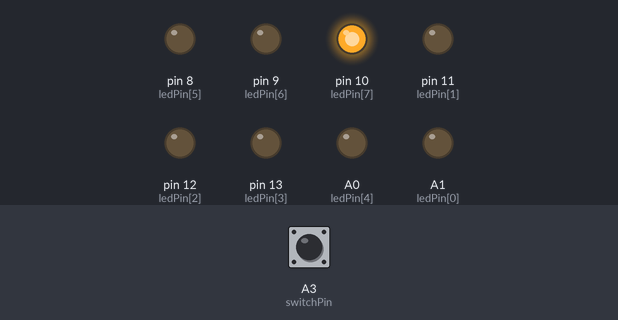
Simulated run of this sketch. Board: Arduino Uno, built with avr-gcc and run on an emulated ATmega328P. Shown: output pins drawn as LEDs (lit = HIGH). The inputs (shaded band) are chosen by the test bench; at power-on: A3 (switchPin) HIGH.

Above: at 0.05 s.
At 0.35 s:
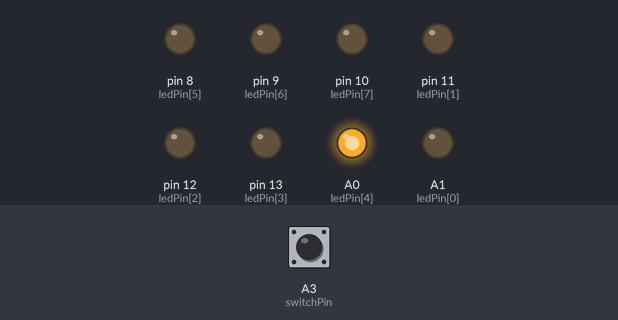
At 0.75 s:
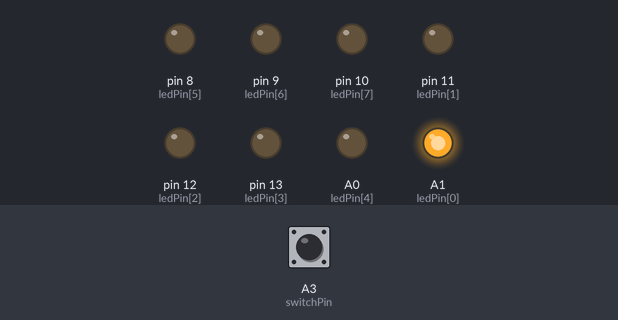
At 1.45 s:
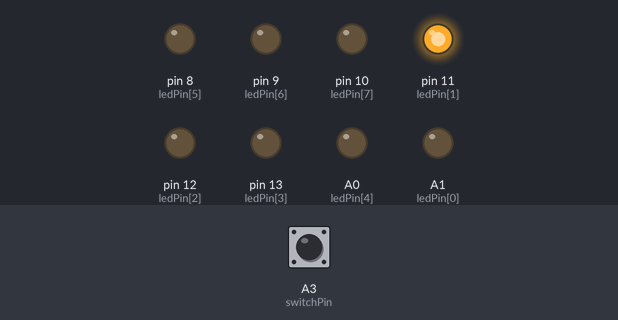
At 2.15 s:
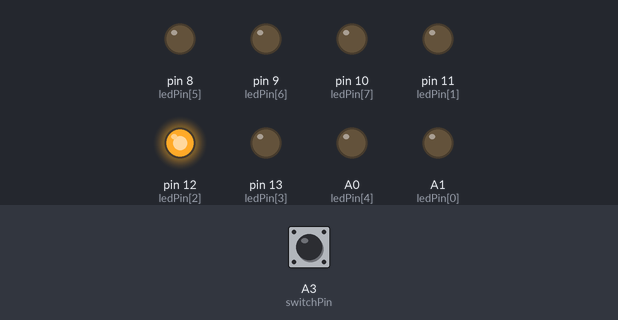
At 2.85 s:
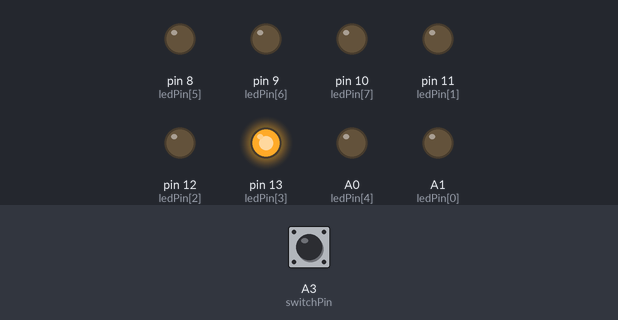
Timing chart, 0 to 3.1 s (numbered marks = the images above):
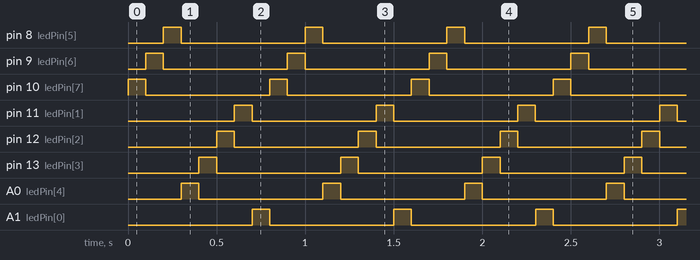

The sketch:

ukol_1_malinda.ino
```cpp
int ledPin[] = {A1, 11, 12, 13, A0, 8, 9, 10}; // definice pinů pro LED
int switchPin = A3;                            // pin pro spínač

void setup()
{
  for (int i = 0; i < 8; i++)
  {
    pinMode(ledPin[i], OUTPUT); // nastavení pinů LED jako výstupy
  }
  pinMode(switchPin, INPUT_PULLUP); // nastavení pinu spínače jako vstup s interním pull-up rezistorem
}

void loop()
{
  if (digitalRead(switchPin) == LOW)
  { // pokud je spínač stisknut
    for (int i = 0; i < 8; i++)
    {
      digitalWrite(ledPin[i], HIGH); // rozsvítí všechny LED
      delay(100);                    // počká 100 ms
      digitalWrite(ledPin[i], LOW);  // zhasne všechny LED
    }
  }
  else
  { // pokud spínač není stisknut
    for (int i = 7; i >= 0; i--)
    {                                // zmena smeru behu
      digitalWrite(ledPin[i], HIGH); // rozsvítí LED na pozici i
      delay(100);                    // počká 100 ms
      digitalWrite(ledPin[i], LOW);  // zhasne LED na pozici i
    }
  }
}
```

Measured:
- by itself, pin 8 (ledPin[5]), pin 9 (ledPin[6]), pin 10 (ledPin[7]), pin 11 (ledPin[1]), pin 12 (ledPin[2]), pin 13 (ledPin[3]), A0 (ledPin[4]), A1 (ledPin[0]): alternates HIGH for 0.10 s and LOW for 0.70 s
- by itself, everything shown: repeats every 0.80 s, in 8 steps
